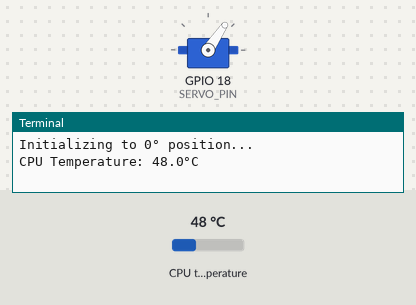
Recording of a program running on a simulated Raspberry Pi (BCM pin numbers). Parts: servo, the last lines printed to the terminal. The inputs (shaded band) are chosen by the test bench; at power-on: CPU temperature 48 °C. Servo angles are drawn from the pulse width (0.5 ms = 0°, 2.5 ms = 180°).

Above: at 3.7 s.
3.8 s: CPU temperature set to 58 °C
At 5.4 s:
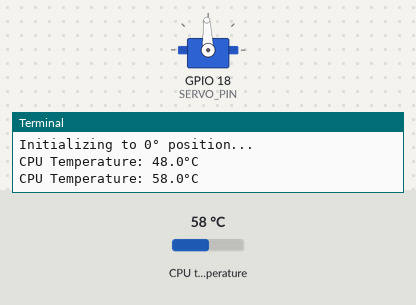
5.8 s: CPU temperature set to 71 °C
At 7.7 s:
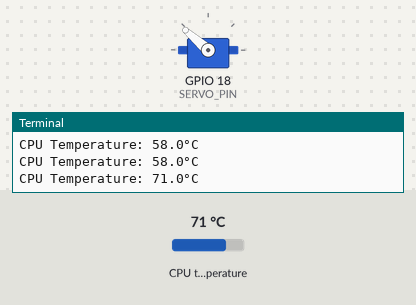
8.5 s: CPU temperature set to 84 °C
At 9.4 s:
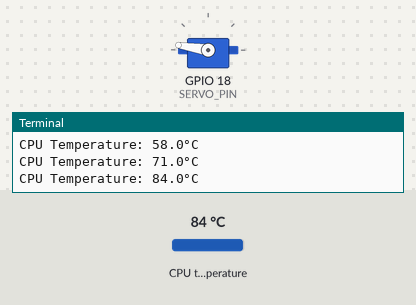
10.5 s: CPU temperature set to 31 °C
At 12.8 s:
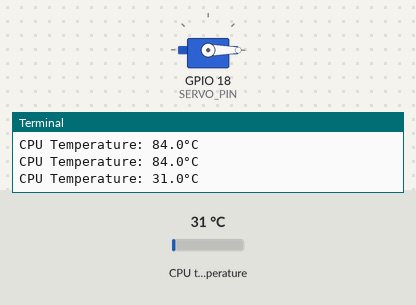
13.1 s: CPU temperature set to 81 °C
At 14.5 s:
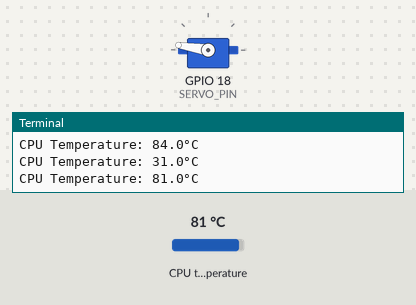
Timing chart, 0 to 16.1 s (numbered marks = the images above; inputs shaded):
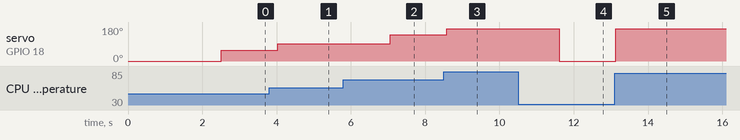

The program:

phystemp.py
```python
import RPi.GPIO as GPIO
import time
import os

# Set up GPIO for servo
SERVO_PIN = 18  # GPIO pin connected to the servo
GPIO.setmode(GPIO.BCM)
GPIO.setup(SERVO_PIN, GPIO.OUT)

# Set up PWM for servo
pwm = GPIO.PWM(SERVO_PIN, 50)  # 50 Hz PWM frequency
pwm.start(0)  # Initialize with 0 duty cycle

def set_servo_angle(angle):
    """Sets the servo to a specific angle."""
    duty = 2 + (angle / 18)  # Convert angle to duty cycle
    GPIO.output(SERVO_PIN, True)
    pwm.ChangeDutyCycle(duty)
    time.sleep(0.5)  # Allow the servo to move
    GPIO.output(SERVO_PIN, False)
    pwm.ChangeDutyCycle(0)

def get_cpu_temp():
    """Reads the CPU temperature."""
    with open("/sys/class/thermal/thermal_zone0/temp", "r") as temp_file:
        temp = temp_file.read()
    return float(temp) / 1000  # Convert to Celsius

try:
    # Step 1: Move to 0° before starting
    print("Initializing to 0° position...")
    set_servo_angle(0)
    time.sleep(2)

    # Step 2: Start temperature monitoring
    while True:
        cpu_temp = get_cpu_temp()
        os.system('clear')
        print(f"CPU Temperature: {cpu_temp}°C")

        # Map temperature (30-80°C) to servo angle (0-180°)
        min_temp = 30
        max_temp = 80
        angle = max(0, min(180, (cpu_temp - min_temp) / (max_temp - min_temp) * 180))

        set_servo_angle(angle)
        time.sleep(1)

except KeyboardInterrupt:
    print("Exiting...")
finally:
    pwm.stop()
    GPIO.cleanup()
```

Measured:
- after the input at 3.8 s, servo on GPIO 18 (SERVO_PIN): 56° → 92° after 0.23 s
- after the input at 5.8 s, servo on GPIO 18 (SERVO_PIN): 92° → 139° after 1.3 s
- after the input at 8.5 s, servo on GPIO 18 (SERVO_PIN): 139° → 171° after 0.08 s
- after the input at 10.5 s, servo on GPIO 18 (SERVO_PIN): 171° → 0° after 1.1 s
- after the input at 13.1 s, servo on GPIO 18 (SERVO_PIN): 0° → 171° at once
